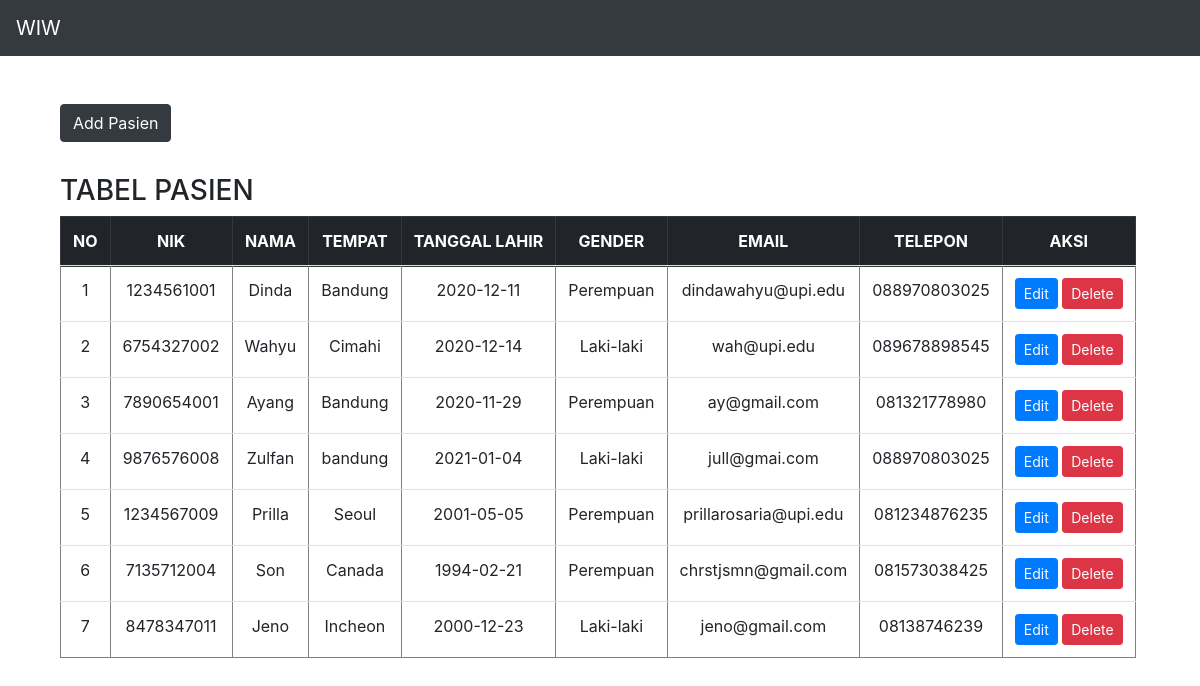
Screenshot of /Program/index.php with the database file from the repository.
### tables this page shows
CREATE TABLE `pasien` (
  `id` int(11) NOT NULL,
  `nik` varchar(100) NOT NULL,
  `nama` varchar(100) NOT NULL,
  `tempat` varchar(100) NOT NULL,
  `tl` varchar(100) NOT NULL,
  `gender` varchar(10) NOT NULL,
  `email` varchar(100) NOT NULL,
  `telp` varchar(100) NOT NULL
);

### Program/presenter/ProsesPasien.php (called while the page is built, shortened)
<?php
class ProsesPasien implements KontrakPresenter
{
	private $tabelpasien;
	private $data = [];
	function __construct()
	{
		try {
			$db_host = "localhost";
			$db_user = "root";
			$db_password = "";
			$db_name = "mvp_php";
			$this->tabelpasien = new TabelPasien($db_host, $db_user, $db_password, $db_name);
			$this->data = array();
		} catch (Exception $e) {
			echo "wiw error" . $e->getMessage();
		}
	}
	function prosesDataPasien()
	{
		try {
			$this->tabelpasien->open();
			$this->tabelpasien->getPasien();
			while ($row = $this->tabelpasien->getResult()) {
				$this->data[] = $row;
			}
		} catch (Exception $e) {
			echo "wiw error part 2" . $e->getMessage();
		}
	}
	function getId($i)
	{
		return $this->data[$i]['id'];
	}
	function getNik($i)
	{
		return $this->data[$i]['nik'];
	}
	function getNama($i)
	{
		return $this->data[$i]['nama'];
	}
	function getTempat($i)
	{
		return $this->data[$i]['tempat'];
	}
	function getTl($i)
	{
		return $this->data[$i]['tl'];
	}
	function getGender($i)
	{
		return $this->data[$i]['gender'];
	}
	function getEmail($i)
	{
		return $this->data[$i]['email'];
	}
	function getTelp($i)
	{
		return $this->data[$i]['telp'];
	}
	function getSize()
	{
		return sizeof($this->data);
	}
}

### Program/index.php (called while the page is built, shortened)
<?php
include("model/Template.class.php");
include("model/DB.class.php");
include("view/TampilPasien.php");
$tp = new TampilPasien();
$data = $tp->tampil();

### Program/model/DB.class.php (called while the page is built, shortened)
<?php
class DB
{
	var $db_host = '';
	var $db_user = '';
	var $db_password = '';
	var $db_name = 'mvp_php';
	var $db_link = '';
	function __construct($db_host = '', $db_user = '', $db_password = '', $db_name = '')
	{
		$this->db_host = $db_host;
		$this->db_user = $db_user;
		$this->db_password = $db_password;
		$this->db_name = $db_name;
	}
	function open()
	{
		$this->db_link = mysqli_connect($this->db_host, $this->db_user, $this->db_password, $this->db_name);
	}
	function execute($query = "")
	{
		$this->result = mysqli_query($this->db_link, $query);
		return $this->result;
	}
}

### Program/model/TabelPasien.class.php (called while the page is built)
<?php
class TabelPasien extends DB
{
	function getPasien()
	{
		$query = "SELECT * FROM pasien";
		return $this->execute($query);
	}
}

### Program/view/TampilPasien.php (the view, shortened to what this page needs)
<?php
include("presenter/ProsesPasien.php");
class TampilPasien implements KontrakView
{
    private $prosespasien;
    public function __construct()
    {
        $this->prosespasien = new ProsesPasien();
    }
    public function tampil()
    {
        $this->prosespasien->prosesDataPasien();
        $data = null;
        for ($i = 0; $i < $this->prosespasien->getSize(); $i++) {
            $no = $i + 1;
            $data .= "<tr>
                <td>" . $no . "</td>
                <td>" . $this->prosespasien->getNik($i) . "</td>
                <td>" . $this->prosespasien->getNama($i) . "</td>
                <td>" . $this->prosespasien->getTempat($i) . "</td>
                <td>" . $this->prosespasien->getTl($i) . "</td>
                <td>" . $this->prosespasien->getGender($i) . "</td>
                <td>" . $this->prosespasien->getEmail($i) . "</td>
                <td>" . $this->prosespasien->getTelp($i) . "</td>
                <td>
                <a href='index.php?action=edit&id=" . $this->prosespasien->getId($i) . "' class='btn btn-primary btn-sm'>Edit</a>
                <a href='index.php?action=delete&id=" . $this->prosespasien->getId($i) . "' class='btn btn-danger btn-sm'>Delete</a>
            </td>
            </tr>";
        }
    }
}
?>

### Program/model/Template.class.php (shortened to what this page needs)
<?php
class Template{
	var $content = '';
	function __construct($filename = ''){
		$this->content = implode('', @file($filename));
	}
	function clear(){
		$this->content = preg_replace("/DATA_[A-Z|_|0-9]+/", "", $this->content);
	}
	function write(){
		print $this->content;
	}
	function replace($old = '', $new = ''){
		if(is_int($new)){
			$value = sprintf("%d", $new);
		}elseif(is_float($new)){
			$value = sprintf("%f", $new);
		}elseif(is_array($new)){
			$value = '';
			foreach( $new as $item){
				$value .= $item. '';
			}
		}else{
			$value = $new;
		}
		$this->content = preg_replace("/$old/",  $value, $this->content);
	}
}

### rows the page displays
pasien: no "1", nik "1234561001", nama "Dinda", tempat "Bandung", tl "2020-12-11", gender "Perempuan", email "dindawahyu@upi.edu", telp "088970803025"
pasien: no "2", nik "6754327002", nama "Wahyu", tempat "Cimahi", tl "2020-12-14", gender "Laki-laki", email "wah@upi.edu", telp "089678898545"
pasien: no "3", nik "7890654001", nama "Ayang", tempat "Bandung", tl "2020-11-29", gender "Perempuan", email "ay@gmail.com", telp "081321778980"
pasien: no "4", nik "9876576008", nama "Zulfan", tempat "bandung", tl "2021-01-04", gender "Laki-laki", email "jull@gmai.com", telp "088970803025"
pasien: no "5", nik "1234567009", nama "Prilla", tempat "Seoul", tl "2001-05-05", gender "Perempuan", email "prillarosaria@upi.edu", telp "081234876235"
pasien: no "6", nik "7135712004", nama "Son", tempat "Canada", tl "1994-02-21", gender "Perempuan", email "chrstjsmn@gmail.com", telp "081573038425"
pasien: no "7", nik "8478347011", nama "Jeno", tempat "Incheon", tl "2000-12-23", gender "Laki-laki", email "jeno@gmail.com", telp "08138746239"

### other values shown
$this->content "WIW Add Pasien TABEL PASIEN NO NIK NAMA TEMPAT TANGGAL LAHIR GENDER EMAIL TELEPON AKSI"
